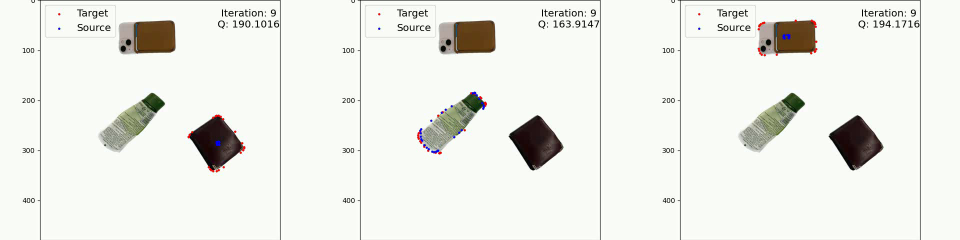
#> input picture frame 8 of video/best.mp4, 1920 x 480 px, given in place of 0output.mp4, which was not available (shown at 1/2 size)
$ python main.py
#> lines starting #> are read from the running program, lines starting #| are printed output that depends on the picture; pictures that were not available may be replaced by others from this repository, and a replacement may not be noted
import cv2
import numpy as np

# 비디오 파일 경로
video1_path = '0output.mp4'
video2_path = '1output.mp4'
video3_path = '2output.mp4'

# 비디오 캡처 객체 생성
cap1 = cv2.VideoCapture(video1_path)
cap2 = cv2.VideoCapture(video2_path)
cap3 = cv2.VideoCapture(video3_path)

# 비디오 창 크기 설정
window_width = int(cap1.get(cv2.CAP_PROP_FRAME_WIDTH))
window_height = int(cap1.get(cv2.CAP_PROP_FRAME_HEIGHT))

# 결과 화면 생성
result_width = window_width * 3  # 가로로 3개의 비디오를 나란히 표시하기 위해 가로 길이 확장
result = np.zeros((window_height, result_width, 3), dtype=np.uint8)

# 비디오 프레임 수 확인
frame_count1 = int(cap1.get(cv2.CAP_PROP_FRAME_COUNT))
frame_count2 = int(cap2.get(cv2.CAP_PROP_FRAME_COUNT))
frame_count3 = int(cap3.get(cv2.CAP_PROP_FRAME_COUNT))

# 비디오 저장 설정
output_path = 'output_video.mp4'
output_fps = 10  # 저장할 비디오의 프레임 속도 설정
output_codec = cv2.VideoWriter_fourcc(*'mp4v')  # 비디오 코덱 설정
output_writer = cv2.VideoWriter(output_path, output_codec, output_fps, (result_width, window_height))

delay = 30

# 비디오 재생
while cap1.isOpened() or cap2.isOpened() or cap3.isOpened():
    # 비디오1 재생
    if cap1.isOpened():
        ret1, frame1 = cap1.read()
#> frame1 is the input picture: shape (480, 1920, 3); mean B, G, R 231, 236.6, 235.6
        if ret1:
            result[:, :window_width, :] = frame1  # 비디오1의 프레임을 결과 화면 왼쪽에 배치
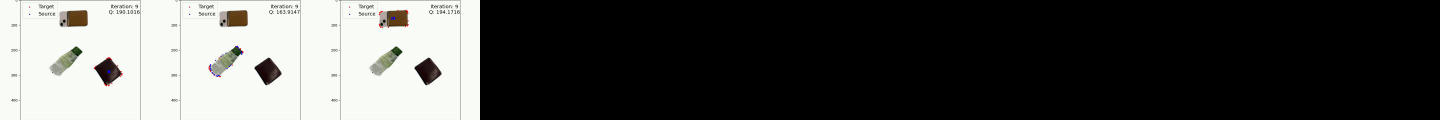
#> result: shape (480, 5760, 3) (shown at 1/4 size); mean B, G, R 77, 78.9, 78.5
        else:
            cap1.release()

    # 비디오2 재생
    if cap2.isOpened():
        ret2, frame2 = cap2.read()
        if ret2:
            result[:, window_width:window_width*2, :] = frame2  # 비디오2의 프레임을 결과 화면 가운데에 배치
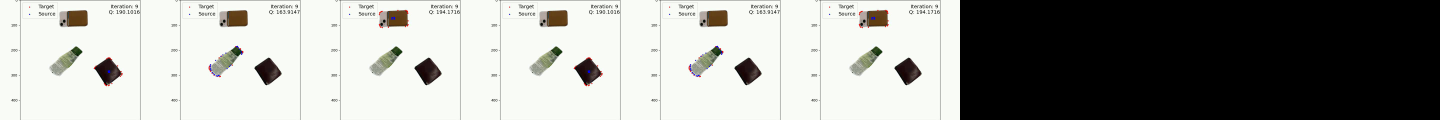
#> result: shape (480, 5760, 3) (shown at 1/4 size); mean B, G, R 154, 157.7, 157.1
        else:
            cap2.release()

    # 비디오3 재생
    if cap3.isOpened():
        ret3, frame3 = cap3.read()
        if ret3:
            result[:, window_width*2:, :] = frame3  # 비디오3의 프레임을 결과 화면 오른쪽에 배치
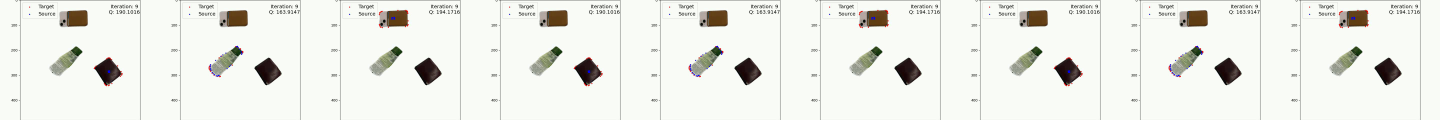
#> result: shape (480, 5760, 3) (shown at 1/4 size); mean B, G, R 231, 236.6, 235.6
        else:
            cap3.release()

    # 결과 화면 표시
    cv2.imshow('Videos', result)

    # 비디오 저장
    output_writer.write(result)

    # 모든 비디오가 마지막 프레임에 도달한 경우 종료
    if (not cap1.isOpened() or cap1.get(cv2.CAP_PROP_POS_FRAMES) == frame_count1) and \
       (not cap2.isOpened() or cap2.get(cv2.CAP_PROP_POS_FRAMES) == frame_count2) and \
       (not cap3.isOpened() or cap3.get(cv2.CAP_PROP_POS_FRAMES) == frame_count3):
        break

    # 키 입력 대기
    if cv2.waitKey(delay) == ord('q'):
#> (key q is pressed here)
        break

# 비디오 저장 종료
output_writer.release()

# 비디오 재생 종료
cap1.release()
cap2.release()
cap3.release()
cv2.destroyAllWindows()

$ run again, starting later in the video
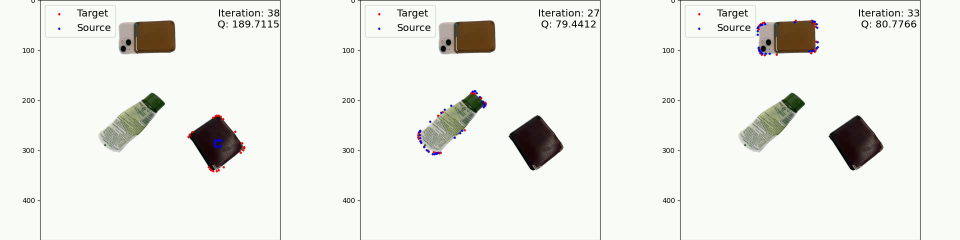
#> input picture frame 37 of video/best.mp4, 1920 x 480 px, given in place of 0output.mp4, which was not available (shown at 1/2 size)
#> frame1 is the input picture: shape (480, 1920, 3); mean B, G, R 230.9, 236.5, 235.5
#> `result[:, window_width:window_width*2, :] = frame2`:
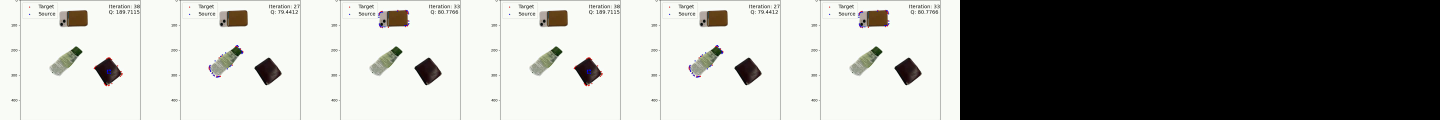
#> result: shape (480, 5760, 3) (shown at 1/4 size); mean B, G, R 154, 157.7, 157
#> `result[:, window_width*2:, :] = frame3`:
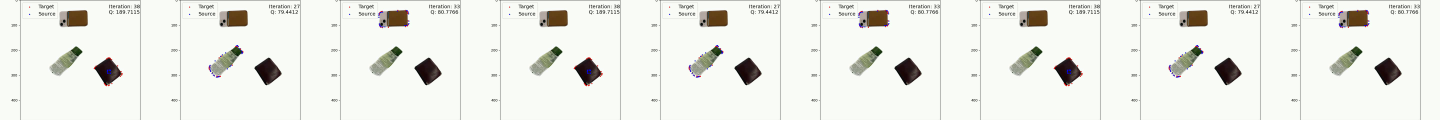
#> result: shape (480, 5760, 3) (shown at 1/4 size); mean B, G, R 230.9, 236.5, 235.5

$ run again, starting later in the video
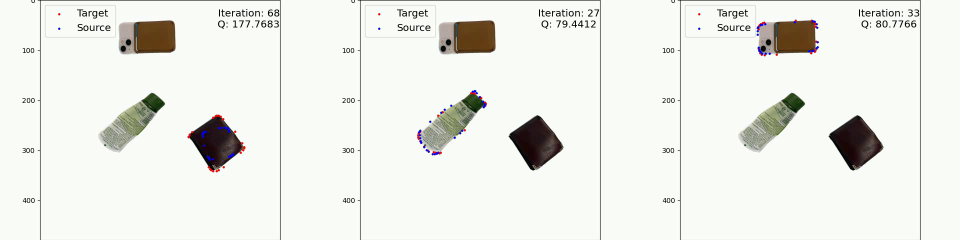
#> input picture frame 67 of video/best.mp4, 1920 x 480 px, given in place of 0output.mp4, which was not available (shown at 1/2 size)
#> frame1 is the input picture: shape (480, 1920, 3); mean B, G, R 231, 236.5, 235.5
#> `result[:, window_width:window_width*2, :] = frame2`:
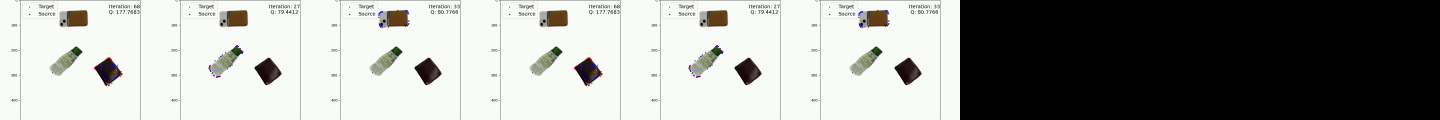
#> result: shape (480, 5760, 3) (shown at 1/4 size); mean B, G, R 154, 157.7, 157
#> `result[:, window_width*2:, :] = frame3`:
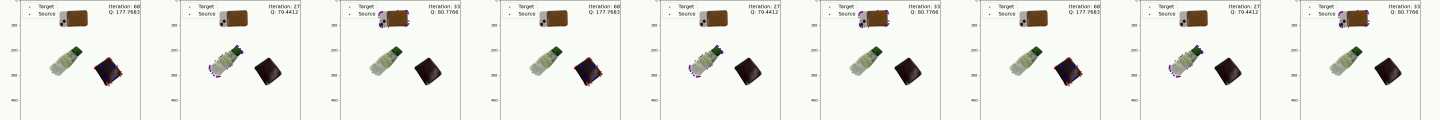
#> result: shape (480, 5760, 3) (shown at 1/4 size); mean B, G, R 231, 236.5, 235.5
